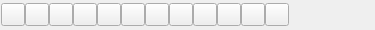
<?xml version="1.0" encoding="UTF-8"?>
<ui version="4.0">
 <class>QG_SnapToolBar</class>
 <widget class="QWidget" name="QG_SnapToolBar">
  <property name="geometry">
   <rect>
    <x>0</x>
    <y>0</y>
    <width>375</width>
    <height>30</height>
   </rect>
  </property>
  <property name="sizePolicy">
   <sizepolicy hsizetype="Preferred" vsizetype="Preferred">
    <horstretch>0</horstretch>
    <verstretch>0</verstretch>
   </sizepolicy>
  </property>
  <property name="minimumSize">
   <size>
    <width>373</width>
    <height>24</height>
   </size>
  </property>
  <property name="windowTitle">
   <string>Snap</string>
  </property>
  <layout class="QHBoxLayout" name="horizontalLayout">
   <property name="spacing">
    <number>0</number>
   </property>
   <property name="leftMargin">
    <number>1</number>
   </property>
   <property name="topMargin">
    <number>0</number>
   </property>
   <property name="rightMargin">
    <number>0</number>
   </property>
   <property name="bottomMargin">
    <number>0</number>
   </property>
   <item>
    <widget class="QToolButton" name="bEndpoint">
     <property name="toolTip">
      <string>Snap to Endpoints</string>
     </property>
     <property name="text">
      <string/>
     </property>
     <property name="icon">
      <iconset resource="../../../../res/extui/extui.qrc">
       <normaloff>:/extui/snapendpoint.png</normaloff>:/extui/snapendpoint.png</iconset>
     </property>
     <property name="checkable">
      <bool>true</bool>
     </property>
    </widget>
   </item>
   <item>
    <widget class="QToolButton" name="bMiddle">
     <property name="toolTip">
      <string>Snap to equidistant points of entity</string>
     </property>
     <property name="text">
      <string/>
     </property>
     <property name="icon">
      <iconset resource="../../../../res/extui/extui.qrc">
       <normaloff>:/extui/snapmiddle.png</normaloff>:/extui/snapmiddle.png</iconset>
     </property>
     <property name="checkable">
      <bool>true</bool>
     </property>
    </widget>
   </item>
   <item>
    <widget class="QToolButton" name="bCenter">
     <property name="toolTip">
      <string>Snap to center points</string>
     </property>
     <property name="text">
      <string/>
     </property>
     <property name="icon">
      <iconset resource="../../../../res/extui/extui.qrc">
       <normaloff>:/extui/snapcenter.png</normaloff>:/extui/snapcenter.png</iconset>
     </property>
     <property name="checkable">
      <bool>true</bool>
     </property>
    </widget>
   </item>
   <item>
    <widget class="QToolButton" name="bIntersection">
     <property name="toolTip">
      <string>Snap to intersections automatically</string>
     </property>
     <property name="text">
      <string/>
     </property>
     <property name="icon">
      <iconset resource="../../../../res/extui/extui.qrc">
       <normaloff>:/extui/snapintersection.png</normaloff>:/extui/snapintersection.png</iconset>
     </property>
     <property name="checkable">
      <bool>true</bool>
     </property>
    </widget>
   </item>
   <item>
    <widget class="QToolButton" name="bOnEntity">
     <property name="toolTip">
      <string>Snap to closest point on entity</string>
     </property>
     <property name="text">
      <string/>
     </property>
     <property name="icon">
      <iconset resource="../../../../res/extui/extui.qrc">
       <normaloff>:/extui/snaponentity.png</normaloff>:/extui/snaponentity.png</iconset>
     </property>
     <property name="checkable">
      <bool>true</bool>
     </property>
    </widget>
   </item>
   <item>
    <widget class="QToolButton" name="bDist">
     <property name="toolTip">
      <string>Snap to point with given distance to endpoint</string>
     </property>
     <property name="text">
      <string/>
     </property>
     <property name="icon">
      <iconset resource="../../../../res/extui/extui.qrc">
       <normaloff>:/extui/snapdist.png</normaloff>:/extui/snapdist.png</iconset>
     </property>
     <property name="checkable">
      <bool>true</bool>
     </property>
    </widget>
   </item>
   <item>
    <widget class="QToolButton" name="bIntersectionManual">
     <property name="toolTip">
      <string>Snap to intersections manually</string>
     </property>
     <property name="text">
      <string/>
     </property>
     <property name="icon">
      <iconset resource="../../../../res/extui/extui.qrc">
       <normaloff>:/extui/snapintersectionm.png</normaloff>:/extui/snapintersectionm.png</iconset>
     </property>
     <property name="checkable">
      <bool>true</bool>
     </property>
    </widget>
   </item>
   <item>
    <widget class="QToolButton" name="bGrid">
     <property name="toolTip">
      <string>Snap to grid</string>
     </property>
     <property name="text">
      <string/>
     </property>
     <property name="icon">
      <iconset resource="../../../../res/extui/extui.qrc">
       <normaloff>:/extui/snapgrid.png</normaloff>:/extui/snapgrid.png</iconset>
     </property>
     <property name="checkable">
      <bool>true</bool>
     </property>
    </widget>
   </item>
   <item>
    <widget class="QToolButton" name="bResHorizontal">
     <property name="toolTip">
      <string>Restrict Horizontally</string>
     </property>
     <property name="text">
      <string/>
     </property>
     <property name="icon">
      <iconset resource="../../../../res/extui/extui.qrc">
       <normaloff>:/extui/restricthorizontal.png</normaloff>:/extui/restricthorizontal.png</iconset>
     </property>
     <property name="checkable">
      <bool>true</bool>
     </property>
    </widget>
   </item>
   <item>
    <widget class="QToolButton" name="bResVertical">
     <property name="toolTip">
      <string>Restrict Vertically</string>
     </property>
     <property name="text">
      <string/>
     </property>
     <property name="icon">
      <iconset resource="../../../../res/extui/extui.qrc">
       <normaloff>:/extui/restrictvertical.png</normaloff>:/extui/restrictvertical.png</iconset>
     </property>
     <property name="checkable">
      <bool>true</bool>
     </property>
    </widget>
   </item>
   <item>
    <widget class="QToolButton" name="bRelZero">
     <property name="toolTip">
      <string>Move relative Zero</string>
     </property>
     <property name="text">
      <string/>
     </property>
     <property name="icon">
      <iconset resource="../../../../res/extui/extui.qrc">
       <normaloff>:/extui/relzeromove.png</normaloff>:/extui/relzeromove.png</iconset>
     </property>
     <property name="checkable">
      <bool>false</bool>
     </property>
    </widget>
   </item>
   <item>
    <widget class="QToolButton" name="bLockRelZero">
     <property name="toolTip">
      <string>Lock relative Zero</string>
     </property>
     <property name="text">
      <string/>
     </property>
     <property name="icon">
      <iconset resource="../../../../res/extui/extui.qrc">
       <normaloff>:/extui/relzerolock.png</normaloff>:/extui/relzerolock.png</iconset>
     </property>
     <property name="checkable">
      <bool>true</bool>
     </property>
    </widget>
   </item>
   <item>
    <spacer name="horizontalSpacer">
     <property name="orientation">
      <enum>Qt::Horizontal</enum>
     </property>
     <property name="sizeHint" stdset="0">
      <size>
       <width>40</width>
       <height>20</height>
      </size>
     </property>
    </spacer>
   </item>
  </layout>
 </widget>
 <layoutdefault spacing="6" margin="11"/>
 <resources>
  <include location="../../../../res/extui/extui.qrc"/>
 </resources>
 <connections>
  <connection>
   <sender>bGrid</sender>
   <signal>clicked()</signal>
   <receiver>QG_SnapToolBar</receiver>
   <slot>snapGrid()</slot>
   <hints>
    <hint type="sourcelabel">
     <x>20</x>
     <y>20</y>
    </hint>
    <hint type="destinationlabel">
     <x>20</x>
     <y>20</y>
    </hint>
   </hints>
  </connection>
  <connection>
   <sender>bEndpoint</sender>
   <signal>clicked()</signal>
   <receiver>QG_SnapToolBar</receiver>
   <slot>snapEndpoint()</slot>
   <hints>
    <hint type="sourcelabel">
     <x>20</x>
     <y>20</y>
    </hint>
    <hint type="destinationlabel">
     <x>20</x>
     <y>20</y>
    </hint>
   </hints>
  </connection>
  <connection>
   <sender>bOnEntity</sender>
   <signal>clicked()</signal>
   <receiver>QG_SnapToolBar</receiver>
   <slot>snapOnEntity()</slot>
   <hints>
    <hint type="sourcelabel">
     <x>20</x>
     <y>20</y>
    </hint>
    <hint type="destinationlabel">
     <x>20</x>
     <y>20</y>
    </hint>
   </hints>
  </connection>
  <connection>
   <sender>bCenter</sender>
   <signal>clicked()</signal>
   <receiver>QG_SnapToolBar</receiver>
   <slot>snapCenter()</slot>
   <hints>
    <hint type="sourcelabel">
     <x>20</x>
     <y>20</y>
    </hint>
    <hint type="destinationlabel">
     <x>20</x>
     <y>20</y>
    </hint>
   </hints>
  </connection>
  <connection>
   <sender>bMiddle</sender>
   <signal>clicked()</signal>
   <receiver>QG_SnapToolBar</receiver>
   <slot>snapMiddle()</slot>
   <hints>
    <hint type="sourcelabel">
     <x>20</x>
     <y>20</y>
    </hint>
    <hint type="destinationlabel">
     <x>20</x>
     <y>20</y>
    </hint>
   </hints>
  </connection>
  <connection>
   <sender>bDist</sender>
   <signal>clicked()</signal>
   <receiver>QG_SnapToolBar</receiver>
   <slot>snapDist()</slot>
   <hints>
    <hint type="sourcelabel">
     <x>20</x>
     <y>20</y>
    </hint>
    <hint type="destinationlabel">
     <x>20</x>
     <y>20</y>
    </hint>
   </hints>
  </connection>
  <connection>
   <sender>bIntersection</sender>
   <signal>clicked()</signal>
   <receiver>QG_SnapToolBar</receiver>
   <slot>snapIntersection()</slot>
   <hints>
    <hint type="sourcelabel">
     <x>20</x>
     <y>20</y>
    </hint>
    <hint type="destinationlabel">
     <x>20</x>
     <y>20</y>
    </hint>
   </hints>
  </connection>
  <connection>
   <sender>bRelZero</sender>
   <signal>clicked()</signal>
   <receiver>QG_SnapToolBar</receiver>
   <slot>setRelativeZero()</slot>
   <hints>
    <hint type="sourcelabel">
     <x>20</x>
     <y>20</y>
    </hint>
    <hint type="destinationlabel">
     <x>20</x>
     <y>20</y>
    </hint>
   </hints>
  </connection>
  <connection>
   <sender>bLockRelZero</sender>
   <signal>toggled(bool)</signal>
   <receiver>QG_SnapToolBar</receiver>
   <slot>lockRelativeZero(bool)</slot>
   <hints>
    <hint type="sourcelabel">
     <x>20</x>
     <y>20</y>
    </hint>
    <hint type="destinationlabel">
     <x>20</x>
     <y>20</y>
    </hint>
   </hints>
  </connection>
  <connection>
   <sender>bResHorizontal</sender>
   <signal>clicked()</signal>
   <receiver>QG_SnapToolBar</receiver>
   <slot>restrictHorizontal()</slot>
   <hints>
    <hint type="sourcelabel">
     <x>20</x>
     <y>20</y>
    </hint>
    <hint type="destinationlabel">
     <x>20</x>
     <y>20</y>
    </hint>
   </hints>
  </connection>
  <connection>
   <sender>bResVertical</sender>
   <signal>clicked()</signal>
   <receiver>QG_SnapToolBar</receiver>
   <slot>restrictVertical()</slot>
   <hints>
    <hint type="sourcelabel">
     <x>20</x>
     <y>20</y>
    </hint>
    <hint type="destinationlabel">
     <x>20</x>
     <y>20</y>
    </hint>
   </hints>
  </connection>
  <connection>
   <sender>bIntersectionManual</sender>
   <signal>clicked()</signal>
   <receiver>QG_SnapToolBar</receiver>
   <slot>snapIntersectionManual()</slot>
   <hints>
    <hint type="sourcelabel">
     <x>20</x>
     <y>20</y>
    </hint>
    <hint type="destinationlabel">
     <x>20</x>
     <y>20</y>
    </hint>
   </hints>
  </connection>
 </connections>
 <slots>
  <slot>snapGrid()</slot>
  <slot>snapEndpoint()</slot>
  <slot>snapOnEntity()</slot>
  <slot>snapCenter()</slot>
  <slot>snapMiddle()</slot>
  <slot>snapDist()</slot>
  <slot>snapIntersection()</slot>
  <slot>setRelativeZero()</slot>
  <slot>lockRelativeZero(bool)</slot>
  <slot>restrictHorizontal()</slot>
  <slot>restrictVertical()</slot>
  <slot>snapIntersectionManual()</slot>
 </slots>
</ui>
